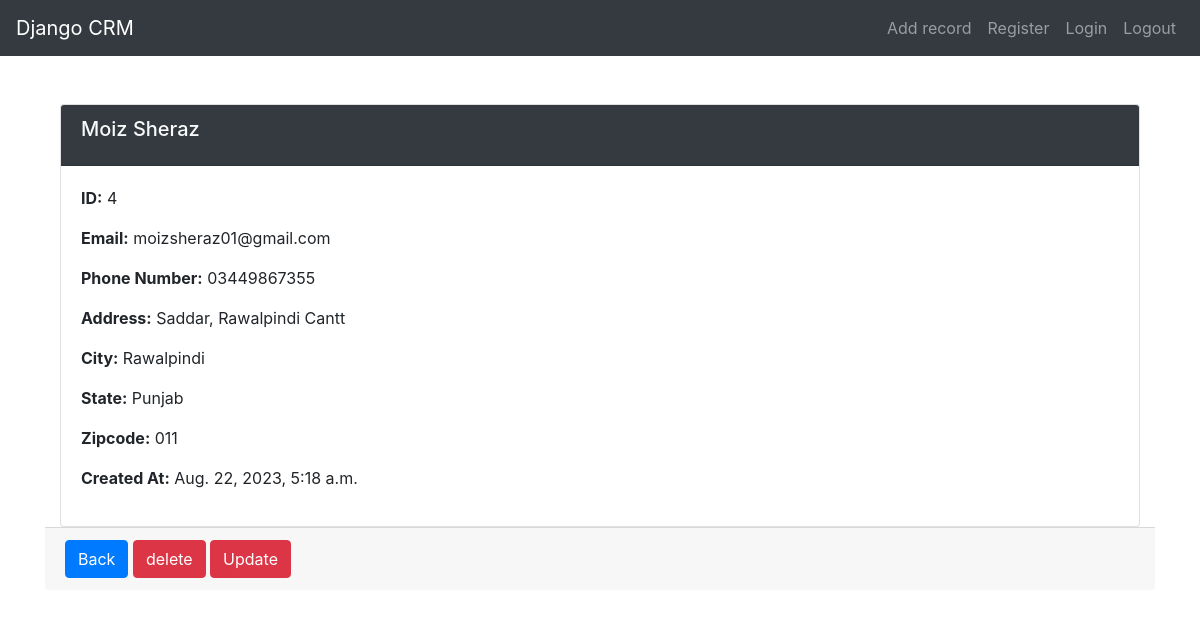
The app's page /record/4 (signed in) with its own data.
### webapp1/models.py (models this page shows, shortened)
class Record(models.Model):
    created_at = models.DateTimeField(auto_now_add=True)
    first_name = models.CharField(max_length=100)
    last_name = models.CharField(max_length=100)
    phone_number = models.CharField(max_length=100)
    email = models.EmailField(max_length=100)
    address = models.CharField(max_length=100)
    city = models.CharField(max_length=100)
    state = models.CharField(max_length=100)
    zipcode = models.CharField(max_length=100)

### webapp1/views.py (the view)
# urls.py: path('record/<int:pk>', views.user_record, name='record'),
def user_record(request, pk):
    if request.user.is_authenticated:
        record = Record.objects.get(id=pk)
        return render(request, 'record.html', {'record': record})
    else:
        messages.success(request, 'Please login to view this page.')
        return redirect('login')

### webapp1/templates/record.html (shortened to what this page needs)
{% extends 'base.html' %}
{% block content %}
<div class="container mt-5">
    <div class="card">
        <div class="card-header bg-dark text-light">
            <h5 class="card-title">{{record.first_name}}
                {{record.last_name}}
            </h5>
        </div>
        <div class="card-body">
            <p><strong>ID:</strong> {{record.id}}</p>
            <p><strong>Email:</strong> {{record.email}}</p>
            <p><strong>Phone Number:</strong> {{record.phone_number}}</p>
            <p><strong>Address:</strong> {{record.address}}</p>
            <p><strong>City:</strong> {{record.city}}</p>
            <p><strong>State:</strong> {{record.state}}</p>
            <p><strong>Zipcode:</strong> {{record.zipcode}}</p>
            <p><strong>Created At:</strong> {{record.created_at}}</p>
        </div>
    </div>
</div>
<div class="card-footer">
    <a href="{% url 'home' %}" class="btn btn-primary">Back</a>
    <a href="{% url 'delete_record' record.id %}" class="btn btn-danger">delete</a>
    <a href="{% url 'update_record' record.id %}" class="btn btn-danger">Update</a>
</div>
</div>
{% endblock %}

### records on screen
Record: first_name "Moiz", last_name "Sheraz", id "4", email "moizsheraz01@gmail.com", phone_number "03449867355", address "Saddar, Rawalpindi Cantt", city "Rawalpindi", state "Punjab", zipcode "011", created_at "Aug. 22, 2023, 5:18 a.m."
